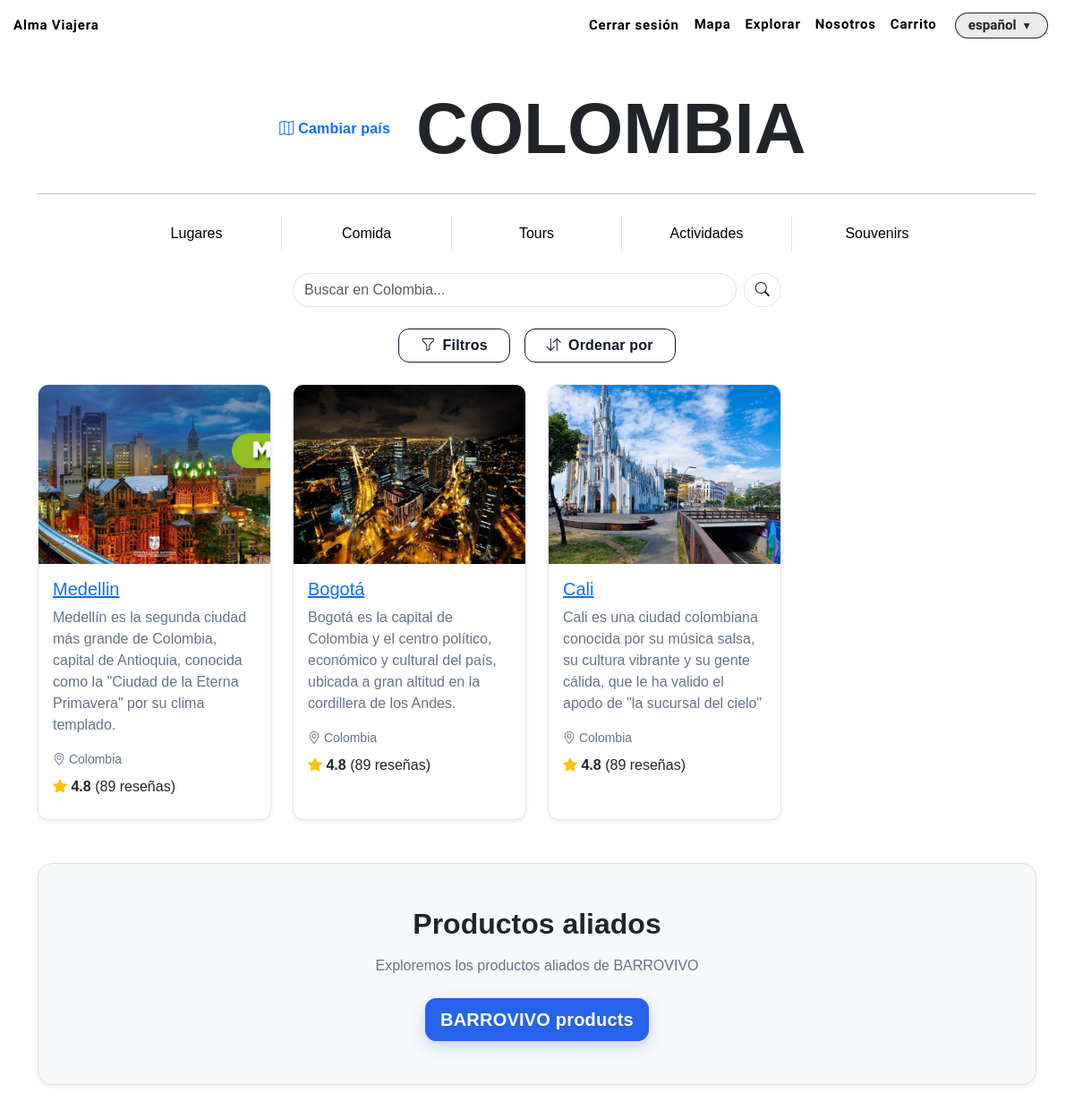
The page /explorar/Colombia/lugar (signed in) on the database its author committed.
### apps/catalog/models.py (models this page shows, shortened)
class Item(models.Model):
    id = models.AutoField(primary_key=True)
    nombre = models.CharField(max_length=255)
    descripcion = models.TextField()
    precio = models.DecimalField(max_digits=10, decimal_places=2)
    categoria = models.ForeignKey(Categoria, on_delete=models.CASCADE, related_name="items")
    ubicacion = models.CharField(max_length=255, blank=True, null=True)
    imagen = models.ImageField(upload_to="items/", blank=True, null=True)
    tiempo = models.DecimalField(max_digits=4, decimal_places=1, null=True)
    disponibilidad = models.BooleanField(default=True)  # tours/actividades
    stock = models.PositiveIntegerField(blank=True, null=True)  # souvenirs
    vendedor = models.ForeignKey(
        settings.AUTH_USER_MODEL,          # modelo de usuario
        on_delete=models.CASCADE,
        related_name="items_publicados",
    )

### apps/catalog/views.py (the view)
# urls.py: path("explorar/<str:place>/<str:categoria>", CatalogView.as_view(), name="explorar"),
class CatalogView(View):
    template_name = 'catalog.html'
    def get(self, request, place, categoria, *args, **kwargs):
        search = request.GET.get("search")
        ordenar = request.GET.get("ordenar")
        paises_validos = ['Colombia', 'Mexico', 'Argentina', 'Peru', 'Chile', 'Brasil']
        if place not in paises_validos:
            place = 'Colombia'
        filters = {
            "categoria__nombre": categoria,
            "ubicacion": place,
            "disponibilidad": True,
        }
        if search:
            filters["nombre__icontains"] = search
        items = Item.objects.filter(**filters)
        if ordenar == "precio_asc":
            items = items.order_by("precio")
        elif ordenar == "precio_desc":
            items = items.order_by("-precio")
        elif ordenar == "tiempo_asc":
            items = items.order_by("tiempo")
        elif ordenar == "tiempo_desc":
            items = items.order_by("-tiempo")
        return render(request, "catalog.html", {
            "place": place,
            "categoria": categoria,
            "items": items,
        })

### apps/catalog/templates/catalog.html (shortened to what this page needs)
{% extends "base.html" %}
{% load i18n static %}
{% block extra_head %}
  <link rel="stylesheet" href="{% static 'css/catalog.css' %}">
{% endblock %}
{% block body_class %}explorer{% endblock %}
{% block content %}
  <div class="container text-center mt-5">
    <div class="d-flex align-items-center justify-content-center mb-3">
      <a href="{% url 'catalog:mapa' %}" class="btn btn-outline-primary me-3">
        <i class="bi bi-map"></i> {% trans "Cambiar país" %}
      </a>
      <h1 class="display-1 fw-bold mb-0">{{ place|upper }}</h1>
    </div>
    <hr class="my-4">
    <div class="row justify-content-center mb-4 categories">
      <a href="{% url 'catalog:explorar' place 'lugar' %}" class="col-2 border-end category-link">{% trans "Lugares" %}</a>
      <a href="{% url 'catalog:explorar' place 'comida' %}" class="col-2 border-end category-link">{% trans "Comida" %}</a>
      <a href="{% url 'catalog:explorar' place 'tour' %}" class="col-2 border-end category-link">{% trans "Tours" %}</a>
      <a href="{% url 'catalog:explorar' place 'actividad' %}" class="col-2 border-end category-link">{% trans "Actividades" %}</a>
      <a href="{% url 'catalog:explorar' place 'souvenir' %}" class="col-2 category-link">{% trans "Souvenirs" %}</a>
    </div>
    <div class="row justify-content-center mb-4">
      <div class="col-md-6">
        <form method="get" action="{% url 'catalog:explorar' place categoria %}">
          <div class="input-group">
            <input type="text" name="search" class="form-control rounded-pill"
                   placeholder="{% blocktrans %}Buscar en {{ place }}...{% endblocktrans %}"
                   value="{{ request.GET.search|default:'' }}">
            <button class="btn btn-outline-secondary rounded-pill ms-2" type="submit">
              <i class="bi bi-search"></i>
            </button>
          </div>
        </form>
      </div>
    </div>
    <div class="d-flex justify-content-center gap-3">
      <button class="btn btn-outline-dark d-flex align-items-center px-4">
        <i class="bi bi-funnel me-2"></i> {% trans "Filtros" %}
      </button>
      <div class="popover-hover">
        <button class="btn btn-outline-dark d-flex align-items-center px-4">
          <i class="bi bi-arrow-down-up me-2"></i> {% trans "Ordenar por" %}
        </button>
      </div>
    </div>
  </div>
  <div class="container my-4">
    <div class="row g-4">
      {% for item in items %}
        <div class="col-md-6 col-lg-3">
          <div class="card shadow-sm h-100" style="border-radius: 12px; overflow: hidden;">
            {% if item.imagen %}
              <img src="{{ item.imagen.url }}" class="card-img-top" alt="{{ item.nombre }}">
            {% else %}
              <img src="{% static 'images/default.jpg' %}" class="card-img-top" alt="{% trans 'Imagen por defecto' %}">
            {% endif %}
            <div class="card-body">
              <h5 class="card-title">
                {% if categoria == "lugar" %}
                  <a href="{% url 'catalog:explorar' place 'lugar' %}">
                    {{ item.nombre }}
                  </a>
                {% else %}
                  <h5 class="card-title">{{ item.nombre }}</h5>
                {% endif %}
              </h5>
              <p class="card-text text-muted">{{ item.descripcion }}</p>
              <div class="d-flex text-muted mb-2">
                <small class="me-3"><i class="bi bi-geo-alt"></i> {{ item.ubicacion }}</small>
              </div>
              <div class="mb-2">
                <span class="text-warning"><i class="bi bi-star-fill"></i></span>
                <strong>4.8</strong> (89 {% trans "reseñas" %})
              </div>
            </div>
          </div>
        </div>
      {% endfor %}
    </div>
  </div>
  <section class="container my-5">
    <div class="text-center p-5 bg-light border rounded-4 shadow-sm">
      <h2 class="fw-bold mb-3">{% trans "Productos aliados" %}</h2>
      <p class="text-muted mb-4">
      </p>
      <a href="{% url 'catalog:productos_aliados' %}" class="btn btn-primary btn-lg">
      </a>
    </div>
  </section>
{% endblock %}

### static/css/home.css (style rules this page uses)
:root { --primary-color: #ffffff; --secondary-color: #333333; --accent-color: #4CAF50; --font-family: 'Montserrat', sans-serif; }
html, body { margin: 0; padding: 0; width: 100%; height: 100%; overflow-x: hidden; }
body { font-family: var(--font-family); }

### static/css/auth.css (style rules this page uses)
:root { --av-bg: #f8fafc; --av-card-bg: #ffffff; --av-text: #0f172a; --av-muted: #64748b; --av-border: #e5e7eb; --av-ring: #3b82f6; --av-primary: #2563eb; --av-primary-900: #1d4ed8; --av-radius-lg: 16px; --av-radius-md: 12px; --av-shadow-sm: 0 2px 10px rgba(2, 6, 23, 0.05); --av-shadow-lg: 0 12px 30px rgba(2, 6, 23, 0.08); }
.card { background: var(--av-card-bg); border: 1px solid var(--av-border); border-radius: var(--av-radius-lg); box-shadow: var(--av-shadow-sm); }
.card p, .text-muted { color: var(--av-muted) !important; }
.btn { border-radius: 12px; border: 1px solid transparent; font-weight: 600; letter-spacing: .2px; transition: transform .06s ease, filter .15s ease, box-shadow .15s ease; }
.btn-primary { background: var(--av-primary); border-color: var(--av-primary); box-shadow: 0 6px 16px rgba(37, 99, 235, .25); }
.btn-outline-secondary { border-color: var(--av-border); color: var(--av-text); background: #fff; }
.btn-outline-dark { border-color: #0f172a; color: #0f172a; background: #fff; }

### apps/catalog/static/css/catalog.css (style rules this page uses)
.category-link { color: black; text-decoration: none; font-weight: 500; }
.categories .col-2 { cursor: pointer; padding: 0.5rem 0; }
.card-img-top { height: 200px; object-fit: cover; }
.card-body { display: flex; flex-direction: column; }
.popover-hover { position: relative; display: inline-block; }

### rows shown on the page
Item: imagen (picture), nombre "Medellin", descripcion "Medellín es la segunda ciudad más grande de Colombia, capital de Antioquia, conocida como la \"Ciudad de la Eterna Primavera\" por su clima templado.", ubicacion "Colombia"
Item: imagen (picture), nombre "Bogotá", descripcion "Bogotá es la capital de Colombia y el centro político, económico y cultural del país, ubicada a gran altitud en la cordillera de los Andes.", ubicacion "Colombia"
Item: imagen (picture), nombre "Cali", descripcion "Cali es una ciudad colombiana conocida por su música salsa, su cultura vibrante y su gente cálida, que le ha valido el apodo de \"la sucursal del cielo\"", ubicacion "Colombia"

### other values the page prints
{{ place|upper }} "COLOMBIA"
form field language "español"
